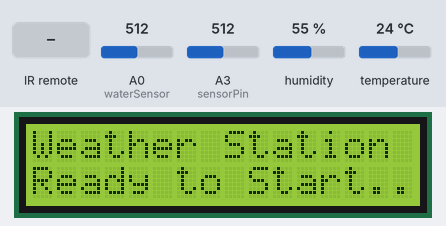
Bench run of a sketch on a simulated Arduino Uno, built with avr-gcc and run on an emulated ATmega328P. Shown: 16×2 character LCD. Inputs (shaded band) come from the test bench; at power-on: A0 (waterSensor) = 512, A3 (sensorPin) = 512, humidity 55 %, temperature 24 °C. The local clock reads 2024-03-15 10:24:30 at power-on unless the sketch sets it.

Above: at 2.2 s.
2.3 s: infrared code 0xFF6897 received
At 2.9 s:
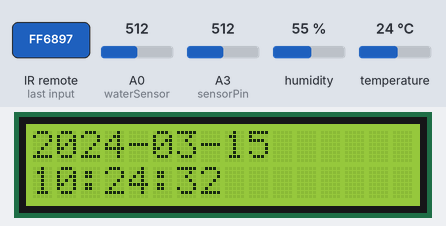
5.3 s: infrared code 0xFF9867 received
At 6.0 s:
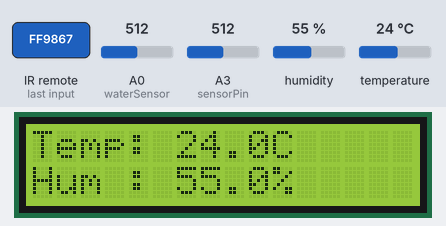
6.8 s: infrared code 0xFFB04F received
At 8.0 s:
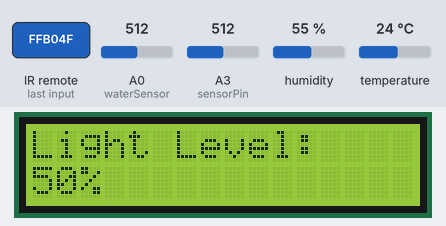
8.3 s: infrared code 0xFF30CF received
At 8.9 s:
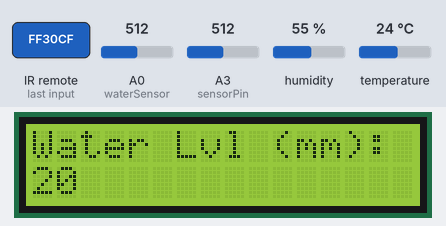
9.8 s: infrared code 0xFF4AB5 received
At 10.2 s:
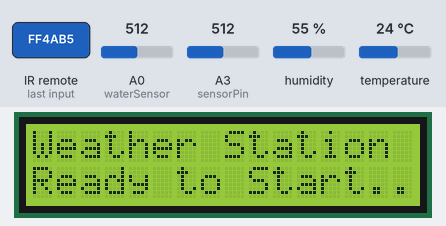
11.3 s: infrared code 0xFF18E7 received
At 11.9 s:
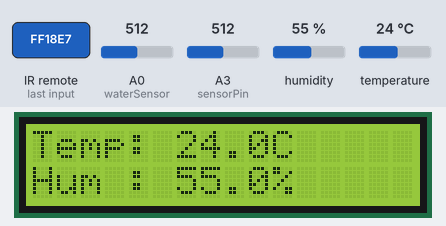
Timing chart, 0 to 13.8 s (numbered marks = the images above; inputs shaded):
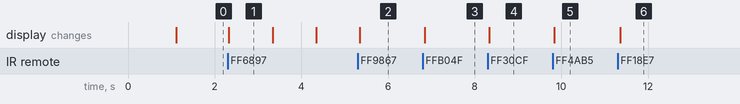

Measured:
- after the input at 2.3 s, the display: changes at once (image 1)
- after the input at 5.3 s, the display: changes after 0.05 s (image 2)
- after the input at 6.8 s, the display: changes at once (image 3)
- after the input at 8.3 s, the display: changes at once (image 4)
- after the input at 9.8 s, the display: changes at once (image 5)
- after the input at 11.3 s, the display: changes after 0.06 s (image 6)
- what the display in image 1 shows lasts 1.0 s, from 2.3 s to 3.3 s

The sketch:

hex_code.ino
```cpp
// ==========================================
// ARDUINO WEATHER STATION - FINAL (KUMANDA KODLU)
// ==========================================

#include <IRremote.h>
#include <ThreeWire.h>
#include <RtcDS1302.h>
#include <DHT.h>
#include <LiquidCrystal_I2C.h>
#include <Wire.h>

// === EKRAN ===
// PCF8574 A0-A1-A2 Power'a bağlıysa adres 0x27'dir.
LiquidCrystal_I2C lcd(0x27, 16, 2);

// === DHT11 SENSÖR ===
#define DHTPIN 4
#define DHTTYPE DHT11
DHT dht(DHTPIN, DHTTYPE);

// === SENSÖRLER ===
const int waterSensor = A0;
const int sensorPin = A3; // LDR
int waterValue = 0, mmwaterValue = 0;
int luce = 0, pluce = 0;

// === IR ALICI ===
const int irReceiverPin = 3;
IRrecv irrecv(irReceiverPin);
decode_results results;

// === SAAT (RTC) ===
// Proteus: RST=5, DAT=6, CLK=7
ThreeWire myWire(6, 7, 5);
RtcDS1302<ThreeWire> Rtc(myWire);

// ==========================================================
// 🔥 GÜNCELLENMİŞ KUMANDA KODLARI 🔥
// ==========================================================
unsigned long IR_0 = 0xFF4AB5;  // 0 Tuşu -> Ana Menü
unsigned long IR_1 = 0xFF6897;  // 1 Tuşu -> Saat
unsigned long IR_2 = 0xFF9867;  // 2 Tuşu -> Sıcaklık/Nem
unsigned long IR_3 = 0xFFB04F;  // 3 Tuşu -> Işık Seviyesi
unsigned long IR_4 = 0xFF30CF;  // 4 Tuşu -> Su Seviyesi
unsigned long IR_5 = 0xFF18E7;  // 5 Tuşu -> Sunum Modu

unsigned long lastIrCode = 0;

// Modlar
enum Mode { MODE_HOME=0, MODE_TIME, MODE_TEMP_HUM, MODE_DARKNESS, MODE_WATER, MODE_PRESENTATION };
Mode currentMode = MODE_HOME;

unsigned long lastUiMs = 0;
const unsigned long UI_REFRESH_MS = 500; // Ekran yenileme hızı
unsigned long lastDhtMs = 0;
const unsigned long DHT_REFRESH_MS = 2000;
float dhtTempC = 0, dhtHum = 0;

// Sunum modu değişkenleri
unsigned long presNextMs = 0;
uint8_t presStep = 0;

// --- FONKSİYONLAR ---

// Serial üzerinden saati ayarlamak için: SET 2025 12 21 23 55 00
void handleRtcSetFromSerial() {
  if (!Serial.available()) return;
  String line = Serial.readStringUntil('\n');
  line.trim();
  if (!line.startsWith("SET ")) return;
  int yr = line.substring(4, 8).toInt();
  int mon = line.substring(9, 11).toInt();
  int date = line.substring(12, 14).toInt();
  int hr = line.substring(15, 17).toInt();
  int min = line.substring(18, 20).toInt();
  int sec = line.substring(21, 23).toInt();
  RtcDateTime newTime(yr, mon, date, hr, min, sec);
  Rtc.SetDateTime(newTime);
}

// Mod değiştiğinde ekranı temizle
void setMode(Mode m) {
  currentMode = m;
  lcd.clear();
  lastUiMs = 0;
  presNextMs = 0;
  presStep = 0;
}

// 0: ANA EKRAN
void renderHome() {
  lcd.setCursor(0, 0); lcd.print("Weather Station ");
  lcd.setCursor(0, 1); lcd.print("Ready to Start..");
}

// 1: SAAT EKRANI
void print_time() {
  RtcDateTime now = Rtc.GetDateTime();
  lcd.setCursor(0, 0);
  lcd.print(now.Year()); lcd.print("-");
  if(now.Month()<10) lcd.print("0"); lcd.print(now.Month()); lcd.print("-");
  if(now.Day()<10) lcd.print("0"); lcd.print(now.Day());

  lcd.setCursor(0, 1);
  if(now.Hour()<10) lcd.print("0"); lcd.print(now.Hour()); lcd.print(":");
  if(now.Minute()<10) lcd.print("0"); lcd.print(now.Minute()); lcd.print(":");
  if(now.Second()<10) lcd.print("0"); lcd.print(now.Second());
}

// 2: SICAKLIK VE NEM
void renderTempHum(unsigned long now) {
  if (now - lastDhtMs >= DHT_REFRESH_MS || lastDhtMs == 0) {
    lastDhtMs = now;
    float h = dht.readHumidity();
    float t = dht.readTemperature();
    if (!isnan(h) && !isnan(t)) {
      dhtHum = h;
      dhtTempC = t;
    }
  }
  lcd.setCursor(0, 0); lcd.print("Temp: "); lcd.print(dhtTempC, 1); lcd.print("C");
  lcd.setCursor(0, 1); lcd.print("Hum : "); lcd.print(dhtHum, 1); lcd.print("%");
}

// 3: IŞIK SEVİYESİ (LDR)
void renderDarkness() {
  luce = analogRead(sensorPin);
  pluce = map(luce, 0, 1023, 0, 100);
  lcd.setCursor(0, 0); lcd.print("Light Level:    ");
  lcd.setCursor(0, 1); lcd.print(pluce); lcd.print("%           ");
}

// 4: SU SEVİYESİ
void renderWater() {
  waterValue = analogRead(waterSensor);
  mmwaterValue = map(waterValue, 0, 1023, 0, 40);
  lcd.setCursor(0, 0); lcd.print("Water Lvl (mm): ");
  lcd.setCursor(0, 1); lcd.print(mmwaterValue); lcd.print("            ");
}

// 5: SUNUM (OTOMATİK DÖNGÜ)
void renderPresentation(unsigned long now) {
  if (presNextMs == 0 || now >= presNextMs) {
    presNextMs = now + 3000; // 3 saniyede bir değiş
    presStep = (presStep + 1) % 4;
    lcd.clear();
  }
  if (presStep == 0) print_time();
  else if (presStep == 1) renderTempHum(now);
  else if (presStep == 2) renderDarkness();
  else if (presStep == 3) renderWater();
}

void setup() {
  Serial.begin(9600);
  Rtc.Begin();
  dht.begin();
  irrecv.enableIRIn();
  lcd.init();
  lcd.backlight();
  pinMode(sensorPin, INPUT);

  lcd.setCursor(0, 0);
  lcd.print("System Loading..");
  delay(1000);
  setMode(MODE_HOME);
}

void loop() {
  handleRtcSetFromSerial();
  unsigned long now = millis();

  // IR Sinyal Yakalama
  if (irrecv.decode(&results)) {
    unsigned long code = results.value;

    // Eğer tuş basılı tutulursa (FFFFFFFF) eski kodu kullan
    if (code == 0xFFFFFFFF) code = lastIrCode;
    else lastIrCode = code;

    irrecv.resume(); // Sıradaki sinyal için dinlemeye devam et

    // --- MOD DEĞİŞTİRME MANTIĞI ---
    if (code == IR_1) setMode(MODE_TIME);
    else if (code == IR_2) setMode(MODE_TEMP_HUM);
    else if (code == IR_3) setMode(MODE_DARKNESS);
    else if (code == IR_4) setMode(MODE_WATER);
    else if (code == IR_5) setMode(MODE_PRESENTATION);
    else if (code == IR_0) setMode(MODE_HOME);
  }

  // Seçili Modu Ekranda Göster (Sürekli Güncelle)
  if (now - lastUiMs >= UI_REFRESH_MS) {
    lastUiMs = now;
    if (currentMode == MODE_HOME) renderHome();
    else if (currentMode == MODE_TIME) print_time();
    else if (currentMode == MODE_TEMP_HUM) renderTempHum(now);
    else if (currentMode == MODE_DARKNESS) renderDarkness();
    else if (currentMode == MODE_WATER) renderWater();
    else if (currentMode == MODE_PRESENTATION) renderPresentation(now);
  }

  delay(10);
}
```
